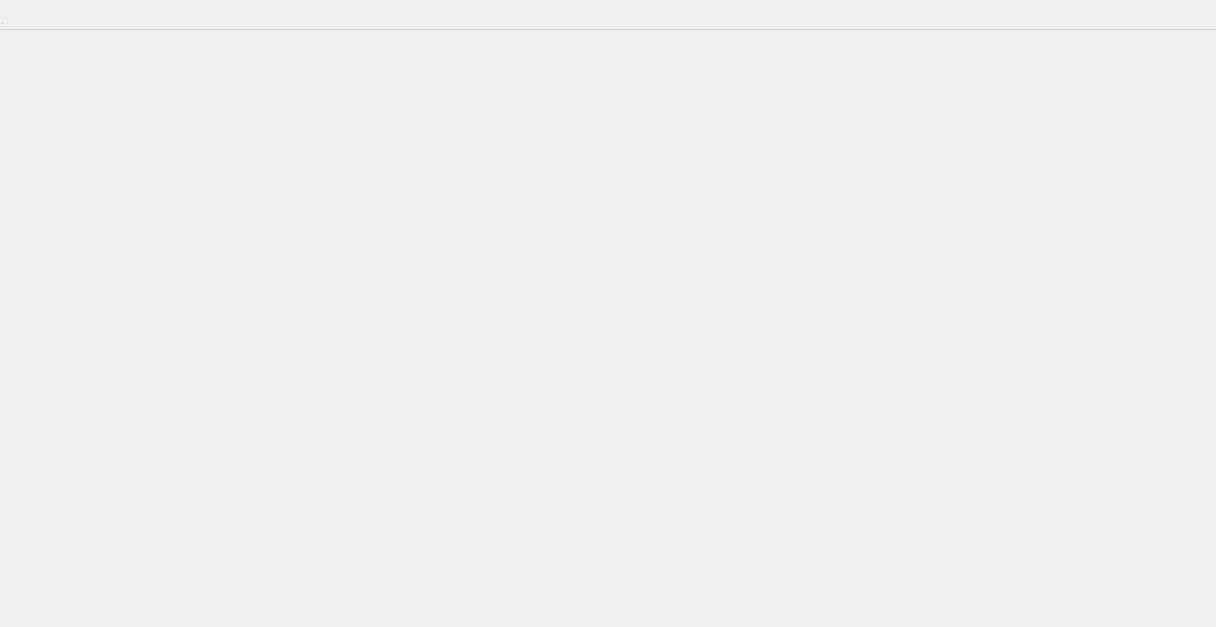
<?xml version="1.0" encoding="UTF-8"?>
<ui version="4.0">
 <class>MainWidget</class>
 <widget class="QWidget" name="MainWidget">
  <property name="geometry">
   <rect>
    <x>0</x>
    <y>0</y>
    <width>1216</width>
    <height>627</height>
   </rect>
  </property>
  <property name="windowTitle">
   <string>StarRail</string>
  </property>
  <widget class="QWidget" name="centralwidget" native="true">
   <property name="geometry">
    <rect>
     <x>0</x>
     <y>0</y>
     <width>100</width>
     <height>30</height>
    </rect>
   </property>
  </widget>
  <widget class="QMenuBar" name="menubar">
   <property name="geometry">
    <rect>
     <x>0</x>
     <y>0</y>
     <width>1216</width>
     <height>30</height>
    </rect>
   </property>
  </widget>
  <widget class="QStatusBar" name="statusbar">
   <property name="geometry">
    <rect>
     <x>0</x>
     <y>0</y>
     <width>3</width>
     <height>29</height>
    </rect>
   </property>
  </widget>
 </widget>
 <resources/>
 <connections/>
</ui>
